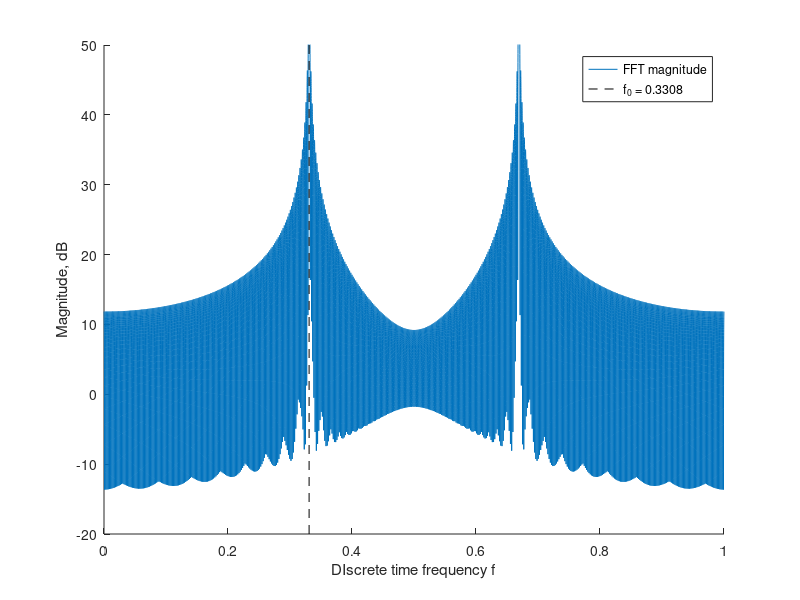
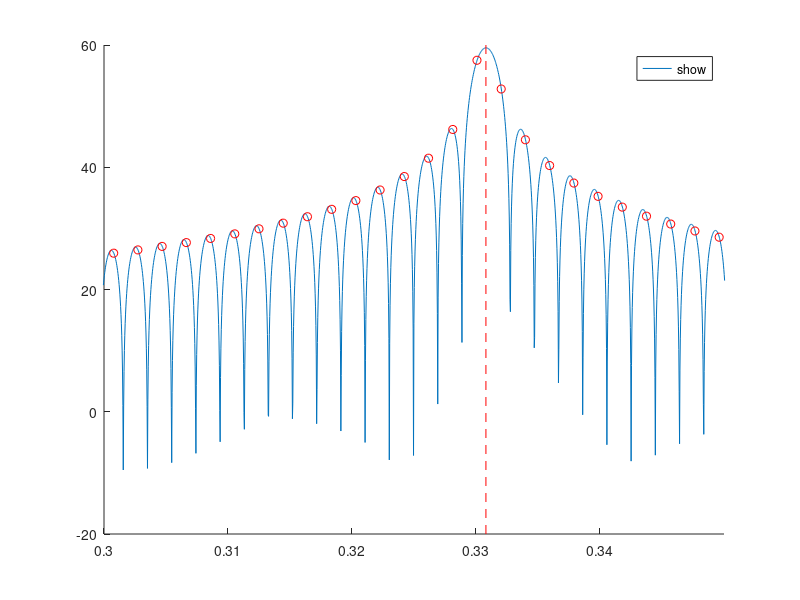
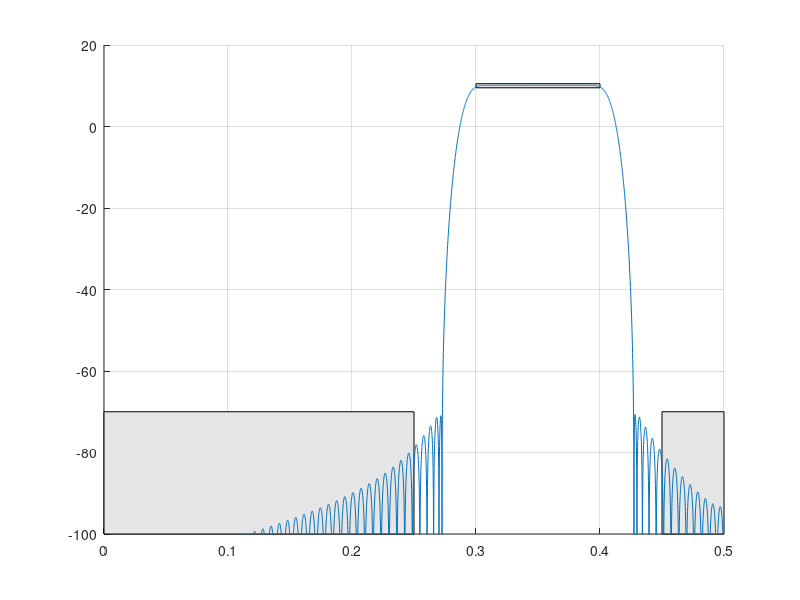
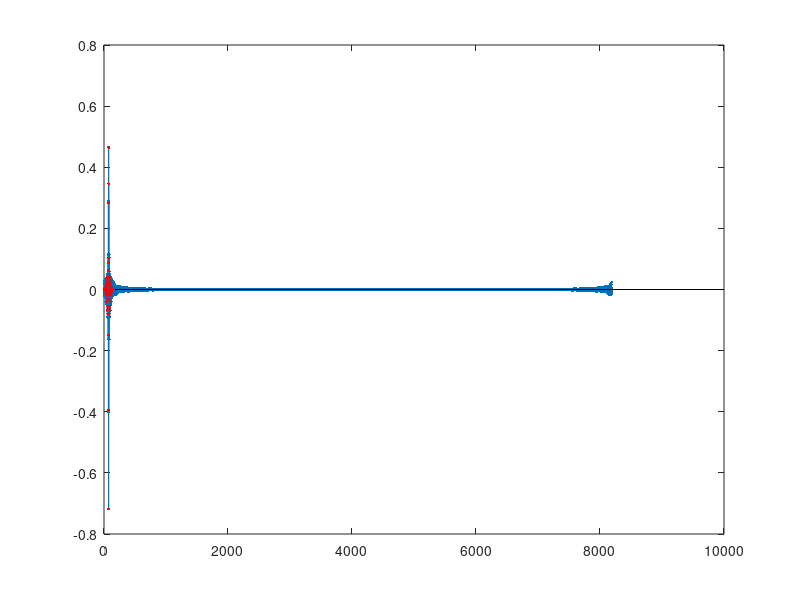

Recreate these plots in MATLAB, in order. (Note: this script raises an error after producing the figures.)

%%
N = 8 * 1024;
M = 150;
beta = 8; %higher lowers ripple but widens transition band


f = (0:N-1) / N;
f(N/2+1+1:N) = f(N/2+1+1:N)-1;

figure(3); clf; %make filter mask 
Fp_end = 8000/20000;
Fp_start = 6000/20000; 
Fs_start = 0;
Fs_end = 5000/20000;
Fp_dB_start = 10;
Fp_dB_end = 10;
Fp_dB_rip = -0.5;
Fs_dB_att = -70;


patch([(9/20) .5 .5 (9/20)] ,[-100 -100 Fs_dB_att Fs_dB_att], 0.9 * [1 1 1]);  %comment out if not bandpass
patch([Fs_start Fs_end Fs_end Fs_start] , [-100 -100 Fs_dB_att Fs_dB_att], 0.9 * [1 1 1]);
patch([Fp_start Fp_end Fp_end Fp_start], ...
    [(Fp_dB_start - Fp_dB_rip) (Fp_dB_end - Fp_dB_rip) (Fp_dB_end + Fp_dB_rip) (Fp_dB_start + Fp_dB_rip)],...
    0.9 * [1 1 1]);
grid on;
hold on;
axis([0 0.5 -90 10]);

Hd = 3.2*(abs(f) > 0.29 & abs(f) < 0.41); %Numbers respectively are close to start and end of passband, %CHANGE SCALAR TO ADJUST HEIGHT OF PASSBAND 
Hd = Hd .* exp(-j*2*pi*f*(M-1)/2);

%if you want to have a sloped passband; comment out Hd statement if not  
slope = (Fp_dB_start-Fp_dB_end) / (Fp_start - Fp_end); 
%slope = 0.1; %alternatively, hardcode it 
Fp_height = 0.4;
%Hd = Hd .* (10 .^ ((10/ slope) .* (abs(f)- Fp_height)/20 )); 


%plot(f, 20*log10(abs(Hd)), 'r');

hd = ifft(Hd);
figure(8); clf;
n = 0:N-1;
stem(n,hd,'.');
hold on; 

win = kaiser(M,beta)';

h = hd(1:M) .* win; %coefficients 
plot(0:M-1, h, 'r.');

H = fft(h, N );
figure(3);
plot ( f(1:N/2), 20 * log10(abs(H(1:N/2))));
ylim([-100, 20]);

%% HW4 Q3, A

A = 3.7; %amplitude in V
f0 = 0.3308; 
N = 512; %block size
NFFT = 32768; %FFT points 

n = linspace(0,N-1,N); %time indices 
x_w = A * cos(2*pi()*f0*n); %sample signal as function of time indices 
 
fft_x_w = fft(x_w,NFFT); %dtft calculation from FFT
ffw_x_w_dB = 20 * log10(abs(fft_x_w) + 0.0000000000001); %magnitude of FFT, small positive value in log10() argument to avoid log10(0)

f = linspace(0,1,NFFT); %frequency from 0 to 1, NFFT indices 

figure;
hold on;
plot(f,ffw_x_w_dB,'DisplayName','FFT magnitude'); %plots discrete time frequency 'f' vs magnitude 
ylim([-20 50]);
plot([f0 f0], ylim,'--k', 'DisplayName','f_0 = 0.3308'); %shows f0 
xlabel('DIscrete time frequency f');
ylabel('Magnitude, dB');
legend('show');

hold off;

%% Q3, B
fprintf('NEW INSTANCE \n');

A = 3.7;
f0 = 0.3308;
N = 512; 
NFFT = 32768;
n = linspace(0,N-1,N);
x_w = A * cos(2*pi()*f0*n);
fft_x_w = fft(x_w,NFFT);
ffw_x_w_dB = 20 * log10(abs(fft_x_w) + 0.0000000000001);
f = linspace(0,1,NFFT);
figure;
hold on;
plot(f,ffw_x_w_dB,'DisplayName','FFT magnitude');
ylim([-20 60]);
xlim([0.30 0.35]);
plot([f0 f0], ylim,'--r','DisplayName','f0 = 0.3308'); %shows f0 
%no hold-off here, is instead below to include DFT on single plot 

%end of 3a code

ffw_x_w_DFT = fft(x_w); %512-point DFT calculation
fft_x_w_DFT_dB = 20 * log10(abs(ffw_x_w_DFT) + 0.000000000000000000001); %compute 32768 point FFT 


f_DFT = linspace(0,1,N+1);%aligns 512 DFT points to 32768 point DFT curve


plot(f_DFT(1:N),fft_x_w_DFT_dB,'ro','MarkerSize',6,'DisplayName','512-point DFT');

legend('show', 'Location','best');




ylim([-20 60]); %dB only has so much of a range
xlim([0.30 0.35]);%discrete time frequency range specified in problem 






hold off;

%% Q3, C
w = kaiser(N,8); %N = 512, 8 = beta

x_w = x .* w'; %applies kaiser window to x[n]

%compute DTFT
DTFT_x_w = fft(x_w, NFFT);
DTFT_x_w_dB = 20 * log10(abs(DTFT_x_w) + 0.000000000000001);

%compute 512-point DFT
DFT_x_w = fft(x_w);
DFT_x_w_dB = 20 * log10(abs(DFT_x_w) + 0.000000000000001);

%defining frequency axes
DTFT_f = linspace(0,1,NFFT);
DFT_f = linspace(0,(N-1)/N,N);

%calculating cosine peak
peak = A * (sum(w)/N) *N/2; %amplitude of cos() times average value of window function times N/2 (since positive and negative frequencies split) 
peak_dB = 20 * log10(peak); %'peak' is nonzero so no correction needed

figure;

hold on;

plot(DTFT_f,DTFT_x_w_dB,'DisplayName','32768-Point FFT'); %DTFT on plot
plot(DFT_f,DFT_x_w_dB,'ro','MarkerSize',5,'DisplayName','512-Point DFT'); %DFT on plot
plot([0.30 0.35], [peak_dB peak_dB], '--k','DisplayName',sprintf('cos() Peak: %.1f dB', peak_dB)); %cos() amplitude in dB on plot 

xlim([0.3 0.35]);
xlabel('DIscrete time frequency f');
ylabel('Magnitude, dB');
title('DTFT vs. DFT for beta = 8)');
legend('show');


hold off;

%% Q4

fprintf('NEW INSTANCE \n');
%getting data from text file
directory = 'C:\Users\vifro\OneDrive\Documents\MATLAB';
file_name = 'hw4data.txt';
file_path = fullfile(directory, file_name);
x = load(file_path);
x = x(:);

Fs = 75 * 1000; %75 ksps = sampling frequency
N = length(x); %is 512

NFFT = 32768;
f = linspace(0, Fs, NFFT);

beta = 10;

figure;
hold on;

win = kaiser(N, beta);
x_win = x .* win;

fft_x_win = fft(x_win, NFFT);
fft_x_win_dB = 20 * log10(abs(fft_x_win) + 0.0000000000001);

plot(f, fft_x_win_dB);

xlim([8000 13000]);
ylim([-100 60]);

hold off;

xlabel('Frequency (Hz)');
ylabel('Magnitude (dB)');
title('hw4data.txt Kaiser Window, Beta = 10');

%calculate where gain is maximum, getting frequency
ind_large = find(f > 9000 & f < 10000);
[M_large, I_large] = max(fft_x_win_dB(ind_large));
f_large = f(ind_large(I_large));

ind_small = find(f > 11000 & f < 12000);
[M_small, I_small] = max(fft_x_win_dB(ind_small));
f_small = f(ind_small(I_small));

%calculate amplitude in V
fprintf('NEW INSTANCE \n');
%multiply by 2 because symmetric
%divide by window size to account for tapering by window
A_large = 2 * abs(fft_x_win(ind_large(I_large))) / sum(win);
A_small = 2 * abs(fft_x_win(ind_small(I_small))) / sum(win);

fprintf('Large Component Frequency, Hz = %.4f\n', f_large);
fprintf('Large Component Amplitude, V = %.4f\n', A_large);
fprintf('Small Component Frequency, Hz = %.4f\n', f_small);
fprintf('Small Component Amplitude, V = %.4f\n', A_small);

%%
% Testing out different beta = 0, see if same result (it's the same, mostly)
%getting data from text file
directory = 'C:\Users\vifro\OneDrive\Documents\MATLAB';
file_name = 'hw4data.txt';
file_path = fullfile(directory, file_name);
x = load(file_path);
x = x(:);

Fs = 75 * 1000; %75 ksps = sampling frequency


%% START HERE, MAY 2ND 
N = 2048;
w = kaiser(N, 7.3);
s = sum(w);
x = x(:); %VERY IMPORTANT 
%plot(0:N-1, abs(fft(x .* w, N)));
%%

N = 64*2048;
plot((0:N-1)*Fs/N, abs(fft(x .* w, N)/(s*2)));


%CODE IN ORDER 
%N = 2048
%plot(0:N-1, abs(fft(x))
%N = 64 * 2048
%w = kaiser(2048, 7.3) 
%stem(w)
%plot(0:N-1, abs(fft(x .* w, N)) 
%s = sum(w) 
%plot((0:N-1)*Fs/N, abs(x .* w, N)/(s*2)) % ZOOM THE FUCK IN
%%
N = length(x); %is 512
x = x(:);
NFFT = 64*1024;

beta = 1;

figure;
hold on;

win = kaiser(N, beta);
x_win = x .* win;

fft_x_win = fft(x_win, NFFT);
fft_x_win_dB = 20 * log10(abs(fft_x_win));

%plot(f, fft_x_win_dB);

%xlim([8000 13000]);
%ylim([-100 60]);

hold off;

xlabel('Frequency (Hz)');
ylabel('Amplitude (V)');

%%
fprintf('NEW INSTANCE #### \n')
%calculate where gain is maximum, getting frequency
ind_large = find(f > 8000 & f < 8200);
[M_large, I_large] = max(fft_x_win_dB(ind_large));
f_large = f(ind_large(I_large));

ind_small = find(f > 8400 & f < 8600);
[M_small, I_small] = max(fft_x_win_dB(ind_small));
f_small = f(ind_small(I_small));

% calculate amplitude in V
fprintf('NEW INSTANCE \n');
%multiply by 2 because symmetric
%divide by window size to account for tapering by window
A_large = 2 * abs(fft_x_win(ind_large(I_large))) / sum(win); %height of DTFT peak is (A/2) * W(0) 
A_small = 2 * abs(fft_x_win(ind_small(I_small))) / sum(win);

fprintf('Beta = 0, Large Component Frequency, Hz = %.4f\n', f_large);
fprintf('Beta = 0, Large Component Amplitude, V = %.4f\n', A_large);
fprintf('Beta = 0, Small Component Frequency, Hz = %.4f\n', f_small);
fprintf('Beta = 0, Small Component Amplitude, V = %.4f\n', A_small);

%%
